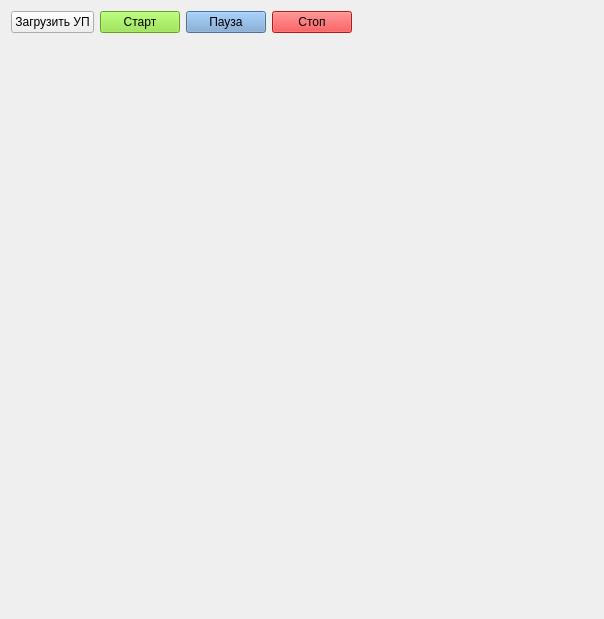
          <widget class="QWidget" name="page">
           <property name="geometry">
            <rect>
             <x>0</x>
             <y>0</y>
             <width>604</width>
             <height>619</height>
            </rect>
           </property>
           <attribute name="label">
            <string>Программа испытаний</string>
           </attribute>
           <layout class="QGridLayout" name="gridLayout_7">
            <item row="0" column="0">
             <widget class="QPushButton" name="btnLoadGCode34">
              <property name="text">
               <string>Загрузить УП</string>
              </property>
             </widget>
            </item>
            <item row="0" column="2">
             <widget class="ActionButton" name="btnProgram_Pause34">
              <property name="styleSheet">
               <string notr="true">background-color: rgb(114, 159, 207);</string>
              </property>
              <property name="text">
               <string>Пауза</string>
              </property>
              <property name="icon">
               <iconset>
                <normaloff>resources/pause.png</normaloff>resources/pause.png</iconset>
              </property>
              <property name="iconSize">
               <size>
                <width>40</width>
                <height>40</height>
               </size>
              </property>
              <property name="pause_action" stdset="0">
               <bool>true</bool>
              </property>
             </widget>
            </item>
            <item row="0" column="3">
             <widget class="ActionButton" name="btnProgram_Stop34">
              <property name="styleSheet">
               <string notr="true">background-color: rgb(239, 41, 41);</string>
              </property>
              <property name="text">
               <string>Стоп</string>
              </property>
              <property name="icon">
               <iconset>
                <normaloff>resources/stop.png</normaloff>resources/stop.png</iconset>
              </property>
              <property name="iconSize">
               <size>
                <width>40</width>
                <height>40</height>
               </size>
              </property>
              <property name="abort_action" stdset="0">
               <bool>true</bool>
              </property>
             </widget>
            </item>
            <item row="0" column="1">
             <widget class="ActionButton" name="btnProgram_Run34">
              <property name="styleSheet">
               <string notr="true">background-color: rgb(138, 226, 52);</string>
              </property>
              <property name="text">
               <string>Старт</string>
              </property>
              <property name="icon">
               <iconset>
                <normaloff>resources/play.png</normaloff>resources/play.png</iconset>
              </property>
              <property name="iconSize">
               <size>
                <width>40</width>
                <height>40</height>
               </size>
              </property>
              <property name="run_action" stdset="0">
               <bool>true</bool>
              </property>
             </widget>
            </item>
            <item row="0" column="4">
             <spacer name="horizontalSpacer">
              <property name="orientation">
               <enum>Qt::Horizontal</enum>
              </property>
              <property name="sizeHint" stdset="0">
               <size>
                <width>40</width>
                <height>20</height>
               </size>
              </property>
             </spacer>
            </item>
            <item row="1" column="0" colspan="5">
             <widget class="GcodeEditor" name="gcode_editor34"/>
            </item>
           </layout>
          </widget>
